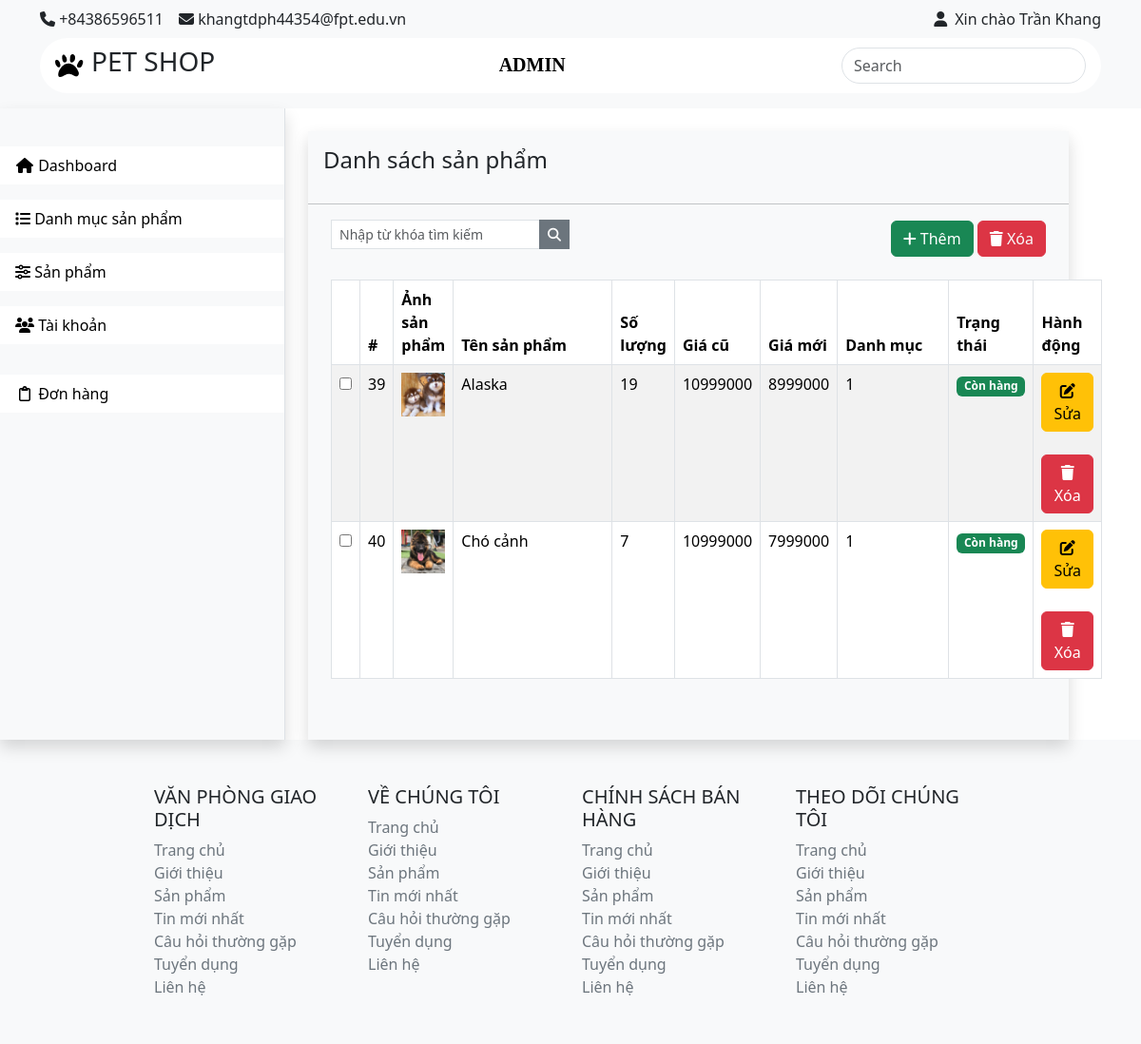
Screenshot of /admin/index.php?act=list-pro (signed in) with the database file from the repository.
### tables this page shows
CREATE TABLE `product` (
  `id` int(11) NOT NULL,
  `name` varchar(255) NOT NULL,
  `image_src` text NOT NULL,
  `price_old` float NOT NULL,
  `price_new` float NOT NULL,
  `description` text NOT NULL,
  `quantity` int(11) NOT NULL,
  `status` tinyint(1) NOT NULL,
  `category_id` int(11) NOT NULL
);

### admin/controllers/ProductController.php (called while the page is built, shortened)
<?php
class ProductController {
    public $productQuery;
    public function __construct() {
        $this->productQuery = new ProductQuery();
    }
    public function list() {
        $listPro = $this->productQuery->all();
        include "views/product/list.php";
    }
}
?>

### commons/functions.php (called while the page is built, shortened)
<?php
    function connectDB()
    {
        $host = DB_HOST;
        $dbName = DB_NAME;
        try {
            $conn = new PDO("mysql:host=$host;dbname=$dbName", DB_USER, DB_PASS);
            return $conn;
        } catch (PDOException $e) {
            echo "Lỗi: " . $e->getMessage();
            echo "<hr>";
        }
    }
    function convertToObjProduct($row) {
        $product = new Product();
        $product->id = $row['id'];
        $product->name = $row['name'];
        $product->description = $row['description'];
        $product->price_old = $row['price_old'];
        $product->price_new = $row['price_new'];
        $product->quantity = $row['quantity'];
        $product->image_src = $row['image_src'];
        $product->category_id = $row['category_id'];
        $product->status = $row['status'];
        return $product;
    }
?>

### admin/models/ProductQuery.php (called while the page is built, shortened)
<?php
    class ProductQuery {
        public $pdo;
        public function __construct() {
            $this->pdo = connectDB();
        }
        public function __destruct() {
            $this->pdo = null;
        }
        public function all() {
            try {
                $sql = "SELECT * FROM product";
                $data = $this->pdo->query($sql)->fetchAll();
                $listPro = [];
                foreach ($data as $row) {
                    $listPro[] = convertToObjProduct($row);
                }
                return $listPro;
            } catch (Exception $e) {
                echo "Lỗi: " .$e->getMessage();
                echo "<hr>";
            }
        }
    }
?>

### admin/views/product/list.php (the view, shortened to what this page needs)
<div class="shadow bg-light pb-5 mt-4 ms-4 col-md-8">
    <h4 class="p-3">Danh sách sản phẩm</h4>
    <hr>
    <div class="d-flex justify-content-between align-items-center">
        <form action="" class="ms-4">
            <div class="input-group input-group-sm">
                <input class="form-control rounded-0 mb-2" type="search" id="search" name="search"
                    placeholder="Nhập từ khóa tìm kiếm" aria-label="Sizing example input"
                    aria-describedby="inputGroup-sizing-sm">
                <div class="input-group-sm">
                    <button type="button" class="btn btn-secondary rounded-0">
                        <i class="fa fa-search"></i>
                    </button>
                </div>
            </div>
        </form>
        <div class="me-4">
            <a href="?act=add-pro" class="text-light">
                <button class="btn btn-success">
                    <i class="fa-solid fa-plus"></i> Thêm
                </button>
            </a>
            <button class="btn btn-danger">
                <i class="fa-solid fa-trash"></i>
                <a href="" class="text-light">Xóa</a>
            </button>
        </div>
    </div>
    <div class="pt-4 ms-4 me-4">
        <table class="table table-striped table-hover table-bordered">
            <thead>
                <tr>
                    <th></th>
                    <th scope="col">#</th>
                    <th scope="col">Ảnh sản phẩm</th>
                    <th scope="col">Tên sản phẩm</th>
                    <th scope="col">Số lượng</th>
                    <th scope="col">Giá cũ</th>
                    <th scope="col">Giá mới</th>
                    <th scope="col">Danh mục</th>
                    <th scope="col">Trạng thái</th>
                    <th scope="col">Hành động</th>
                </tr>
            </thead>
            <tbody>
                <?php foreach ($listPro as $pro): ?>
                <tr>
                    <td>
                        <input type="checkbox">
                    </td>
                    <td scope="row"><?= $pro->id ?></td>
                    <td><img src="<?= BASE_URL_IMG . $pro->image_src ?>" class="w-100" alt=""></td>
                    <td>
                        <div style="white-space: nowrap; overflow: hidden; text-overflow: ellipsis; width: 150px;">
                            <?= $pro->name ?>
                        </div>
                    </td>
                    <td><?= $pro->quantity ?></td>
                    <td><?= $pro->price_old ?></td>
                    <td><?= $pro->price_new ?></td>
                    <td>
                        <div style="white-space: nowrap; overflow: hidden; text-overflow: ellipsis; width: 100px;">
                            <?= $pro->category_id ?>
                        </div>
                    </td>
                    <td>
                        <?php if($pro->status == 1): ?>
                        <span class="badge bg-success">Còn hàng</span>
                        <?php endif; ?>
                    </td>
                    <td>
                        <a href="?act=edit-pro&id=<?= $pro->id ?>" class="text-white">
                            <button class="btn btn-warning">
                                <i class="fa-solid fa-pen-to-square"></i> Sửa
                            </button>
                        </a>
                        <br>
                        <br>
                        <a href="?act=del-pro&id=<?= $pro->id ?>"
                            onclick="return confirm('Bạn có chắc chắn muốn xóa sản phẩm này?')" class="text-white">
                            <button class="btn btn-danger">
                                <i class="fa-solid fa-trash"></i> Xóa
                            </button>
                        </a>
                    </td>
                </tr>
                <?php endforeach; ?>
            </tbody>
        </table>
    </div>
</div>

### css/style.css (style rules this page uses)
* { margin: 0; padding: 0; box-sizing: border-box; list-style-type: none; text-decoration: none; }
a { text-decoration: none; color: black; }

### rows the page displays
product: id "39", image_src (picture), name "Alaska", quantity "19", price_old "10999000", price_new "8999000", category "1", status "Còn hàng"
product: id "40", image_src (picture), name "Chó cảnh", quantity "7", price_old "10999000", price_new "7999000", category "1", status "Còn hàng"
